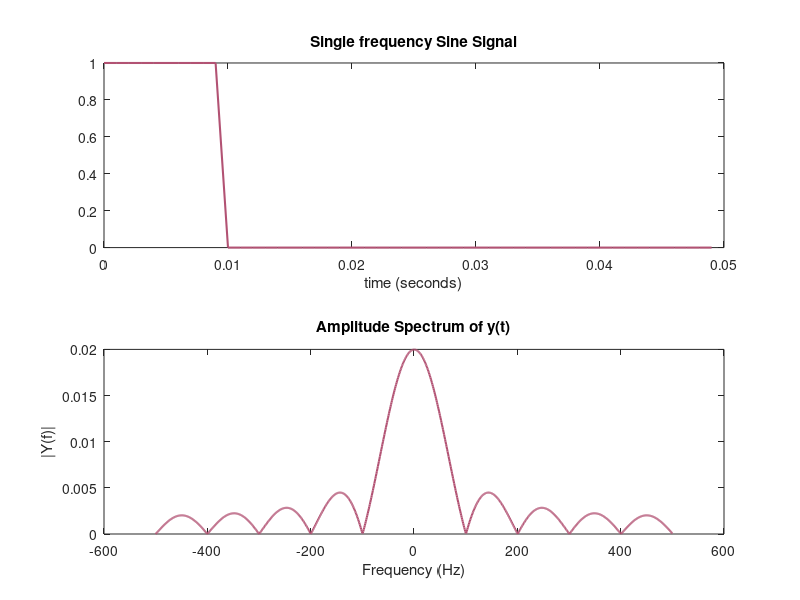

This figure's MATLAB source:
clc; close all;

Fs = 1000;
T = 1/Fs;
t = 0:1/Fs:1;
L=length(t)
y = [ones(1,10) zeros(1,990)];

subplot(211)
plot(t(1:50),y(1:50),'LineWidth',1.5 , 'Color',[0.7, 0.32, 0.45])
title('Single frequency Sine Signal');
xlabel('time (seconds)');
NFFT = 2^nextpow2(L);
Y = fft(y,NFFT)/L;
Abs_Y = abs(Y);
Abs_Y = fftshift(Abs_Y);
f = (Fs/2)*linspace(-1,1,NFFT);

subplot(212)
plot(f,2*(Abs_Y(1:NFFT)),'LineWidth',1.5 , 'Color',[0.7, 0.32, 0.45]);
title('Amplitude Spectrum of y(t)');
xlabel('Frequency (Hz)');
ylabel('|Y(f)|');
